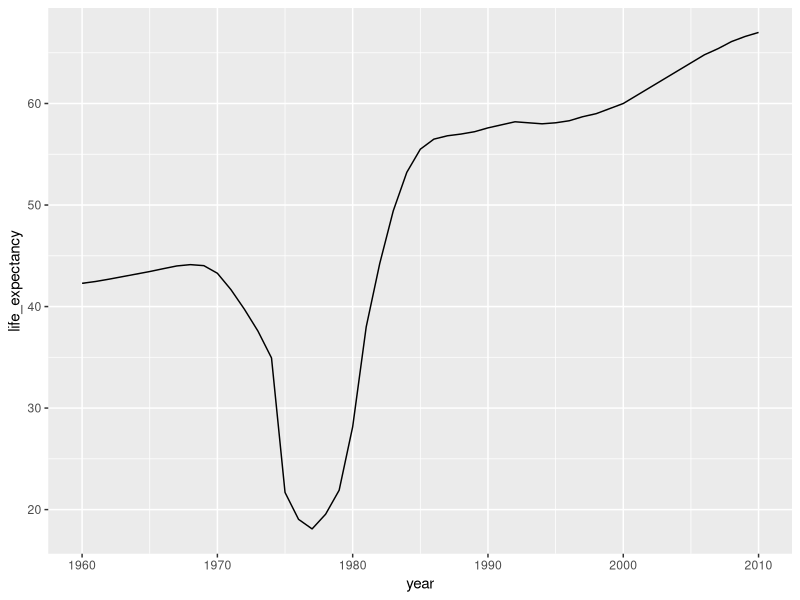

R code for this plot:
## Cargamos las librerías y seleccionamos los datos
library(dplyr)
library(dslabs)
library(ggplot2)
data(gapminder)

## Creamos el gráfico en una linea
gapminder %>% 
    filter(country == "Cambodia", year %in% 1960:2010) %>%
         ggplot(aes(year, life_expectancy)) + geom_line()
